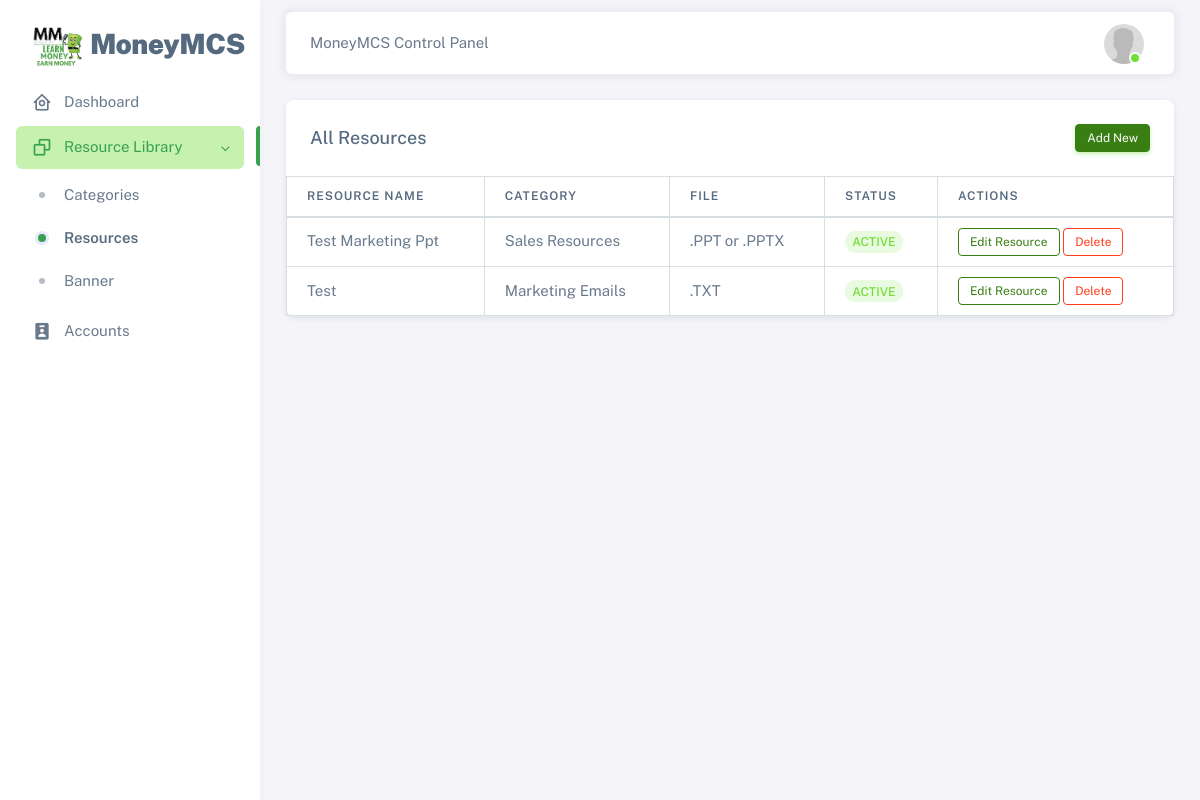
/config/secure/resources (signed in), run on the app's committed database.
### tables this page shows
CREATE TABLE `users` (
  `id` int(11) NOT NULL,
  `regcode` varchar(50) NOT NULL,
  `moneymcid` varchar(50) NOT NULL,
  `email` varchar(200) NOT NULL,
  `password` varchar(60) NOT NULL,
  `type` int(1) NOT NULL,
  `level` varchar(50) NOT NULL,
  `firstname` varchar(50) NOT NULL,
  `lastname` varchar(50) NOT NULL,
  `address` text NOT NULL,
  `contact_info` varchar(100) NOT NULL,
  `photo` varchar(200) NOT NULL,
  `status` int(1) NOT NULL,
  `activate_code` varchar(15) NOT NULL,
  `reset_code` varchar(15) NOT NULL,
  `created_on` date NOT NULL,
  `last_login` date NOT NULL,
  `ip` varchar(50) NOT NULL,
  `last_login_ip` varchar(50) NOT NULL
);

CREATE TABLE `resources` (
  `id` int(11) NOT NULL,
  `filenames` varchar(255) NOT NULL,
  `resources` varchar(255) NOT NULL,
  `category` varchar(255) NOT NULL,
  `type` varchar(50) NOT NULL,
  `status` int(5) NOT NULL,
  `date_added` date NOT NULL
);

### config/secure/includes/session.php (called while the page is built, shortened)
<?php
	include '../includes/conn.php';
	$conn = $pdo->open();
	$stmt = $conn->prepare("SELECT * FROM users WHERE id=:id");
	$stmt->execute(['id'=>$_SESSION['super']]);
	$super = $stmt->fetch();
?>

### config/secure/resources.php (the view, shortened to what this page needs)
<?php
  include 'includes/session.php';
?>
<!DOCTYPE html>
<html
  lang="en"
  class="light-style layout-menu-fixed"
  dir="ltr"
  data-theme="theme-default"
  data-template="vertical-menu-template-free"
>
  <head>
    <link rel="stylesheet" href="../assets/vendor/fonts/boxicons.css" />
    <link rel="stylesheet" href="../assets/vendor/css/core.css" class="template-customizer-core-css" />
    <link rel="stylesheet" href="../assets/vendor/css/theme-default.css" class="template-customizer-theme-css" />
    <link rel="stylesheet" href="../assets/css/demo.css" />
    <link rel="stylesheet" href="../assets/vendor/libs/perfect-scrollbar/perfect-scrollbar.css" />
    <link rel="stylesheet" href="../assets/vendor/libs/apex-charts/apex-charts.css" />
  </head>
  <body>
    <div class="layout-wrapper layout-content-navbar">
      <div class="layout-container">
        <aside id="layout-menu" class="layout-menu menu-vertical menu bg-menu-theme">
          <div class="app-brand demo">
            <a href="#" class="app-brand-link">
              <span class="app-brand-logo demo">
                <img aria-hidden="true" class="object-contain w-full h-full" src="../assets/img/earnmoney.png" width="50">
              </span>
              <span class="app-brand-text demo menu-text fw-bolder ms-2">MoneyMCS</span>
            </a>
          </div>
          <ul class="menu-inner py-1">
            <li class="menu-item ">
              <a href="cpanel" class="menu-link">
                <i class="menu-icon tf-icons bx bx-home-circle"></i>
                <div data-i18n="">Dashboard</div>
              </a>
            </li>
            <li class="menu-item active open" style="">
              <a href="javascript:void(0)" class="menu-link menu-toggle">
                <i class="menu-icon tf-icons bx bx-copy"></i>
                <div data-i18n="">Resource Library</div>
              </a>
              <ul class="menu-sub">
                <li class="menu-item ">
                  <a href="categories" class="menu-link">
                    <div data-i18n="">Categories</div>
                  </a>
                </li>
                <li class="menu-item active">
                  <a href="resources" class="menu-link">
                    <div data-i18n="">Resources</div>
                  </a>
                </li>
                <li class="menu-item">
                  <a href="banner" class="menu-link">
                    <div data-i18n="">Banner</div>
                  </a>
                </li>
              </ul>
            </li>
            <li class="menu-item">
              <a href="accounts" class="menu-link">
              <i class='menu-icon tf-icons bx bxs-user-badge'></i>
                <div data-i18n="">Accounts</div>
              </a>
            </li>
          </ul>
        </aside>
        <div class="layout-page">
          <nav
            class="layout-navbar container-xxl navbar navbar-expand-xl navbar-detached align-items-center bg-navbar-theme"
            id="layout-navbar"
          >
            <div class="navbar-nav-right d-flex align-items-center" id="navbar-collapse">
              <div class="navbar-nav align-items-center">
                <div class="nav-item d-flex align-items-center">
                  MoneyMCS Control Panel
                </div>
              </div>
              <ul class="navbar-nav flex-row align-items-center ms-auto">
                <li class="nav-item navbar-dropdown dropdown-user dropdown">
                  <a class="nav-link dropdown-toggle hide-arrow" href="javascript:void(0);" data-bs-toggle="dropdown">
                    <div class="avatar avatar-online">
                        <img src="<?php echo (!empty($super['photo'])) ? '../images/'.$super['photo'] : '../images/default.png'; ?>" class="w-px-40 h-auto rounded-circle">
                    </div>
                  </a>
                </li>
              </ul>
            </div>
          </nav>
          <div class="content-wrapper">
            <div class="container-xxl flex-grow-1 container-p-y">
              <div class="row">
                <div class="col-lg-12 mb-4 order-0">
                  <div class="card">
                    <div class="card-header d-flex justify-content-between align-items-center">
                      <h5 class="mb-0">All Resources</h5>
                      <button type="button" class="btn btn-success btn-sm" data-bs-toggle="modal" data-bs-target="#addresourcemodal">
                          Add New
                        </button>
                    </div>
                    <div class="table-responsive text-nowrap">
                      <table id="" class="table table-bordered">
                        <thead>
                          <th>Resource Name</th>
                          <th>Category</th>
                          <th>File</th>
                          <th>Status</th>
                          <th>Actions</th>
                        </thead>
                        <tbody>
                          <?php
                            $conn = $pdo->open();
                            try{
                              $stmt = $conn->prepare("SELECT * FROM resources WHERE status=:status");
                              $stmt->execute(['status'=>1]);
                              foreach($stmt as $row){
                                $status = ($row['status']) ? '<span class="badge rounded-pill bg-label-success">Active</span>' : '<span class="badge bg-label-secondary">Inactive</span>';
                                echo "
                                  <tr>
                                    <td>".$row['resources']."</td>
                                    <td>".$row['category']."</td>
                                    <td>".$row['type']."</td>
                                    <td>".$status."</td>
                                    <td>
                                      <button class='btn btn-outline-success btn-sm editresource' data-id='".$row['id']."'><i class='fa fa-edit'></i> Edit Resource</button>
                                      <button class='btn btn-outline-danger btn-sm deleteresource' data-id='".$row['id']."'><i class='fa fa-trash'></i> Delete</button>
                                    </td>
                                  </tr>
                                ";
                              }
                            }
                            catch(PDOException $e){
                              echo $e->getMessage();
                            }
                          ?>
                        </tbody>
                      </table>
                    </div>
                  </div>
                </div>
              </div>
            </div>
            <footer class="content-footer footer bg-footer-theme">
              <div class="container-xxl d-flex flex-wrap justify-content-between py-2 flex-md-row flex-column">
              </div>
            </footer>
          </div>
        </div>
      </div>
    </div>
  </body>
</html>

### config/assets/css/demo.css (style rules this page uses)
.menu .app-brand.demo { height: 64px; margin-top: 12px; }
.app-brand-text.demo { font-size: 1.75rem; letter-spacing: -0.5px; text-transform: capitalize; }

### data on the page
users: photo (placeholder picture)
resources: resources "Test Marketing Ppt", category "Sales Resources", type ".PPT or .PPTX", status "ACTIVE"
resources: resources "Test", category "Marketing Emails", type ".TXT", status "ACTIVE"
